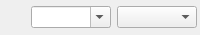
         <widget class="QFrame" name="frameAdv">
          <property name="sizePolicy">
           <sizepolicy hsizetype="Expanding" vsizetype="Preferred">
            <horstretch>0</horstretch>
            <verstretch>0</verstretch>
           </sizepolicy>
          </property>
          <property name="minimumSize">
           <size>
            <width>0</width>
            <height>0</height>
           </size>
          </property>
          <property name="maximumSize">
           <size>
            <width>16777215</width>
            <height>35</height>
           </size>
          </property>
          <property name="frameShape">
           <enum>QFrame::NoFrame</enum>
          </property>
          <property name="frameShadow">
           <enum>QFrame::Raised</enum>
          </property>
          <layout class="QHBoxLayout" name="horizontalLayout_7">
           <property name="margin">
            <number>0</number>
           </property>
           <item>
            <widget class="QPushButton" name="addBookPar">
             <property name="maximumSize">
              <size>
               <width>25</width>
               <height>16777215</height>
              </size>
             </property>
             <property name="toolTip">
              <string>Save Profile</string>
             </property>
             <property name="text">
              <string/>
             </property>
             <property name="icon">
              <iconset resource="../../mainwin.qrc">
               <normaloff>:/images/images/bookmark_add.png</normaloff>:/images/images/bookmark_add.png</iconset>
             </property>
             <property name="flat">
              <bool>true</bool>
             </property>
            </widget>
           </item>
           <item>
            <widget class="QComboBox" name="comboAdv">
             <property name="editable">
              <bool>true</bool>
             </property>
            </widget>
           </item>
           <item>
            <widget class="QComboBox" name="comboPar">
             <property name="maximumSize">
              <size>
               <width>300</width>
               <height>16777215</height>
              </size>
             </property>
             <property name="insertPolicy">
              <enum>QComboBox::InsertAfterCurrent</enum>
             </property>
            </widget>
           </item>
           <item>
            <spacer name="horizontalSpacer_2">
             <property name="orientation">
              <enum>Qt::Horizontal</enum>
             </property>
             <property name="sizeType">
              <enum>QSizePolicy::Fixed</enum>
             </property>
             <property name="sizeHint" stdset="0">
              <size>
               <width>3</width>
               <height>20</height>
              </size>
             </property>
            </spacer>
           </item>
          </layout>
         </widget>
